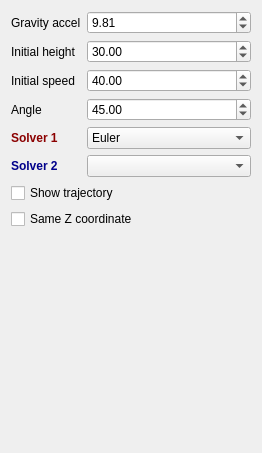
<?xml version="1.0" encoding="UTF-8"?>
<ui version="4.0">
 <class>WidgetProjectiles</class>
 <widget class="QWidget" name="WidgetProjectiles">
  <property name="geometry">
   <rect>
    <x>0</x>
    <y>0</y>
    <width>262</width>
    <height>453</height>
   </rect>
  </property>
  <property name="windowTitle">
   <string>Form</string>
  </property>
  <layout class="QFormLayout" name="formLayout">
   <item row="0" column="0">
    <widget class="QLabel" name="label_2">
     <property name="text">
      <string>Gravity accel</string>
     </property>
    </widget>
   </item>
   <item row="0" column="1">
    <widget class="QDoubleSpinBox" name="gravity">
     <property name="singleStep">
      <double>0.100000000000000</double>
     </property>
     <property name="value">
      <double>9.810000000000000</double>
     </property>
    </widget>
   </item>
   <item row="1" column="0">
    <widget class="QLabel" name="label">
     <property name="text">
      <string>Initial height</string>
     </property>
    </widget>
   </item>
   <item row="1" column="1">
    <widget class="QDoubleSpinBox" name="height">
     <property name="maximum">
      <double>100.000000000000000</double>
     </property>
     <property name="value">
      <double>30.000000000000000</double>
     </property>
    </widget>
   </item>
   <item row="3" column="0">
    <widget class="QLabel" name="label_3">
     <property name="text">
      <string>Angle</string>
     </property>
    </widget>
   </item>
   <item row="3" column="1">
    <widget class="QDoubleSpinBox" name="angle">
     <property name="minimum">
      <double>-90.000000000000000</double>
     </property>
     <property name="maximum">
      <double>90.000000000000000</double>
     </property>
     <property name="value">
      <double>45.000000000000000</double>
     </property>
    </widget>
   </item>
   <item row="2" column="0">
    <widget class="QLabel" name="label_4">
     <property name="text">
      <string>Initial speed</string>
     </property>
    </widget>
   </item>
   <item row="2" column="1">
    <widget class="QDoubleSpinBox" name="speed">
     <property name="maximum">
      <double>50.000000000000000</double>
     </property>
     <property name="value">
      <double>40.000000000000000</double>
     </property>
    </widget>
   </item>
   <item row="7" column="0" colspan="2">
    <widget class="QCheckBox" name="sameZ">
     <property name="text">
      <string>Same Z coordinate</string>
     </property>
    </widget>
   </item>
   <item row="6" column="0" colspan="2">
    <widget class="QCheckBox" name="trajectory">
     <property name="text">
      <string>Show trajectory</string>
     </property>
    </widget>
   </item>
   <item row="4" column="0">
    <widget class="QLabel" name="label_5">
     <property name="styleSheet">
      <string notr="true">font-weight:bold;color:darkred</string>
     </property>
     <property name="text">
      <string>Solver 1</string>
     </property>
    </widget>
   </item>
   <item row="5" column="0">
    <widget class="QLabel" name="label_6">
     <property name="styleSheet">
      <string notr="true">font-weight:bold;color:darkblue</string>
     </property>
     <property name="text">
      <string>Solver 2</string>
     </property>
    </widget>
   </item>
   <item row="4" column="1">
    <widget class="QComboBox" name="solver1">
     <item>
      <property name="text">
       <string>Euler</string>
      </property>
     </item>
     <item>
      <property name="text">
       <string>Symplectic Euler</string>
      </property>
     </item>
     <item>
      <property name="text">
       <string>Verlet</string>
      </property>
     </item>
    </widget>
   </item>
   <item row="5" column="1">
    <widget class="QComboBox" name="solver2"/>
   </item>
  </layout>
 </widget>
 <resources/>
 <connections/>
</ui>
